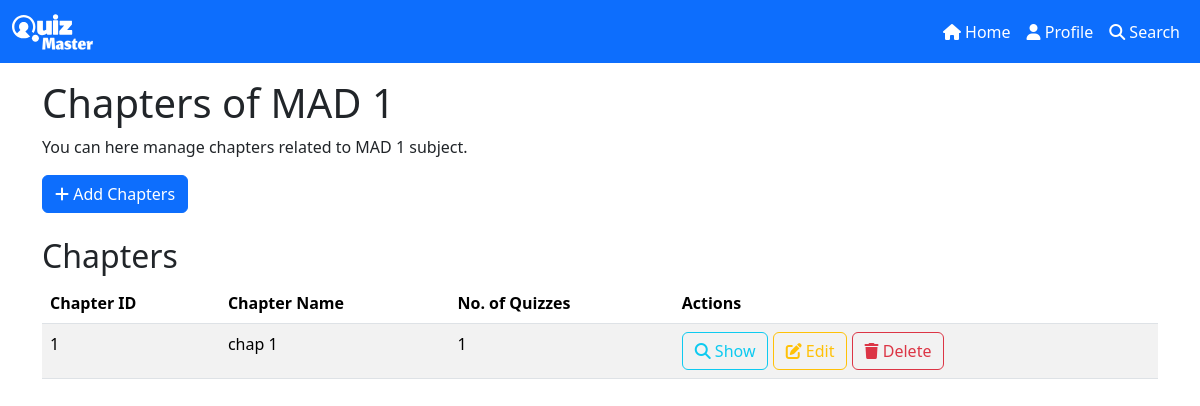
The app's page /subject/1/ (signed in) with its own data.
### models.py (models this page shows)
class Subject(db.Model):
    id = db.Column(db.Integer, primary_key=True, autoincrement=True)
    name = db.Column(db.String(80), unique=True, nullable=False)
    description = db.Column(db.String(120), default="Not available")
    chapters = db.relationship("Chapter", backref="subject", lazy=True)

class Chapter(db.Model):
    id = db.Column(db.Integer, primary_key=True, autoincrement=True)
    name = db.Column(db.String(80), unique=True, nullable=False)
    description = db.Column(db.String(120), default="Not available")
    subject_id = db.Column(db.Integer, db.ForeignKey("subject.id"), nullable=False)
    quizzes = db.relationship("Quiz", backref="chapter", lazy=True)

### routes.py (the view, shortened to what this page needs)
    @app.route("/subject/<int:id>/", methods=["GET", "POST"])
    @admin_required
    def show_subject(id):
        subject = Subject.query.get(id)
        if not subject:
            flash("Subject not found")
            return redirect(url_for("admin_home"))
        return render_template("subject/show_subject.html", subject=subject)

### templates/subject/show_subject.html (shortened to what this page needs)
{% extends 'base.html' %}
{% block content %}
<div class="container mt-3">
    <h1>Chapters of {{subject.name}}</h1>
    <p>You can here manage chapters related to {{subject.name}} subject.</p>
    <div class="col">
        <a href="{{url_for('add_chapter', subject_id=subject.id)}}" class="btn btn-primary"><i class="fas fa-plus"></i> Add Chapters</a>
    </div>
    <br>
    <h2>Chapters</h2>
    <table class="table table-striped">
        <thead>
            <tr>
                <th>Chapter ID</th>
                <th>Chapter Name</th>
                <th>No. of Quizzes</th>
                <th>Actions</th>
            </tr>
        </thead>
        <tbody>
            {% for chapter in subject.chapters %}
            <tr>
                <td>{{chapter.id}}</td>
                <td>{{chapter.name}}</td>
                <td>{{chapter.quizzes|length}}</td>
                <td>
                    <a href="{{url_for('show_chapter', subject_id=subject.id, chapter_id=chapter.id)}}" class="btn btn-outline-info"><i
                            class="fas fa-search"></i> Show</a>
                    <a href="{{url_for('edit_chapter', subject_id=subject.id, chapter_id=chapter.id)}}" class="btn btn-outline-warning"><i
                            class="fas fa-edit"></i> Edit</a>
                    <a href="{{url_for('delete_chapter', subject_id=subject.id, chapter_id=chapter.id)}}" class="btn btn-outline-danger"><i
                            class="fas fa-trash"></i> Delete</a>
                </td>
            </tr>
            {% endfor %}
        </tbody>
    </table>
</div>
{% endblock %}

### records on screen
Subject: name "MAD 1"
Chapter: id "1", name "chap 1", quizzes|length "1"
